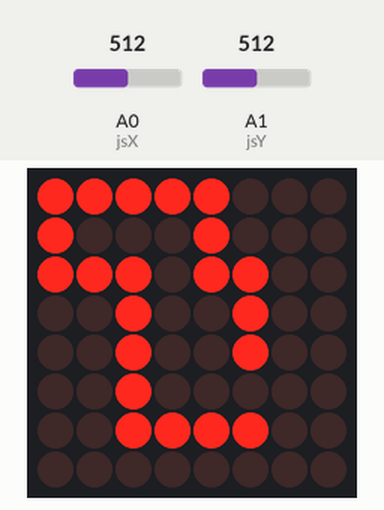
Simulated run of this sketch. Board: Arduino Uno, built with avr-gcc and run on an emulated ATmega328P. Shown: 8×8 LED matrix. Inputs (shaded band) come from the test bench; at power-on: A1 (jsY) = 512, A0 (jsX) = 512.

Above: at 1.26 s.
1.3 s: A1 (jsY) set to 587
At 1.36 s:
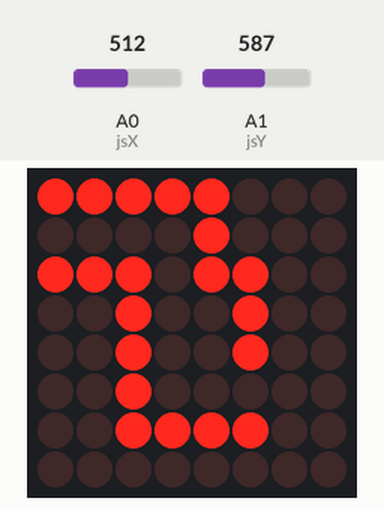
3.1 s: A1 (jsY) set to 608
At 3.47 s:
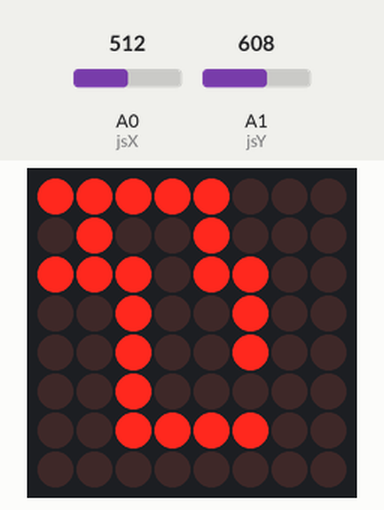

The sketch:

individual-labyrinth.ino
```cpp
#include <LedControl.h>

const int brightness = 1;
const int dinPin = 12;
const int clkPin = 11;
const int loadPin = 10;
const int numberOfDrivers = 1;

LedControl lc = LedControl(dinPin, clkPin, loadPin, numberOfDrivers);

const int jsX = A0;
const int jsY = A1;

int xValue = 0, yValue = 0;
int minThreshold = 400, maxThreshold = 600;
bool joyMovedX = false, joyMovedY = false;

int xP = 1, yP = 0;
int playerBlinkDelay = 100;
long lastPlayerBlink = 0;
bool showPlayer = 1;

bool matrix[8][8] = {
  {1, 1, 1, 1, 1, 0, 0, 0},
  {0, 0, 0, 0, 1, 0, 0, 0},
  {1, 1, 1, 0, 1, 1, 0, 0},
  {0, 0, 1, 0, 0, 1, 0, 0},
  {0, 0, 1, 0, 0, 1, 0, 0},
  {0, 0, 1, 0, 0, 0, 0, 0},
  {0, 0, 1, 1, 1, 1, 0, 0},
  {0, 0, 0, 0, 0, 0, 0, 0}
};


void setup() {
  lc.shutdown(0, false); //turn off power saving , enables display
  lc.setIntensity(0, brightness);
  lc.clearDisplay(0);

  Serial.begin(9600);

  movePlayer(0, 0);
}

void loop() {

  if(millis() - lastPlayerBlink >= playerBlinkDelay) {
    showPlayer = !showPlayer;
    lastPlayerBlink = millis();
  }

  if(showPlayer) {
    matrix[xP][yP] = 1;
  } else {
    matrix[xP][yP] = 0;
  }
  joystickEventCheck();
  updateMatrix();
}

void joystickEventCheck() {
  xValue = 1023 - analogRead(jsX);
  yValue = analogRead(jsY);

  if (xValue < minThreshold && joyMovedX == false) {
    movePlayer(-1, 0);
    joyMovedX = true;
  }

  if (xValue > maxThreshold && joyMovedX == false) {
    movePlayer(1, 0);
    joyMovedX = true;
  }

  if (xValue >= minThreshold && xValue <= maxThreshold) {
    joyMovedX = false;
  }

  if (yValue < minThreshold && joyMovedY == false) {
    movePlayer(0, -1);
    joyMovedY = true;
  }

  if (yValue > maxThreshold && joyMovedY == false) {
    movePlayer(0, 1);
    joyMovedY = true;
  }

  if (yValue >= minThreshold && yValue <= maxThreshold) {
    joyMovedY = false;
  }

}

void movePlayer(int amountX, int amountY) {
  matrix[xP][yP] = 0;
  if(matrix[xP + amountX][yP] == 0) {
    xP += amountX;
  }
  if(matrix[xP][yP + amountY] == 0) {
    yP += amountY;
  }

  if(xP >= 8) {
    xP = 7;
  }
  if(xP < 0) {
    xP = 0;
  }
  if(yP >= 8) {
    yP = 7;
  }
  if(yP < 0) {
    yP = 0;
  }
  if(showPlayer)
  {
    matrix[xP][yP] = 1;
  }
}


void updateMatrix() {
  for (int row = 0; row < 8; row++) {
    for (int col = 0; col < 8; col++) {
      lc.setLed(0, row, col, matrix[row][col]);
    }
  }
}
```

Measured:
- the behaviour switches between 600 and 601 on A1 (jsY) (found by bisection; images 1 and 2)
- after the input at 3.1 s, the display: first differs from a run without the input after 0.12 s (image 2)
